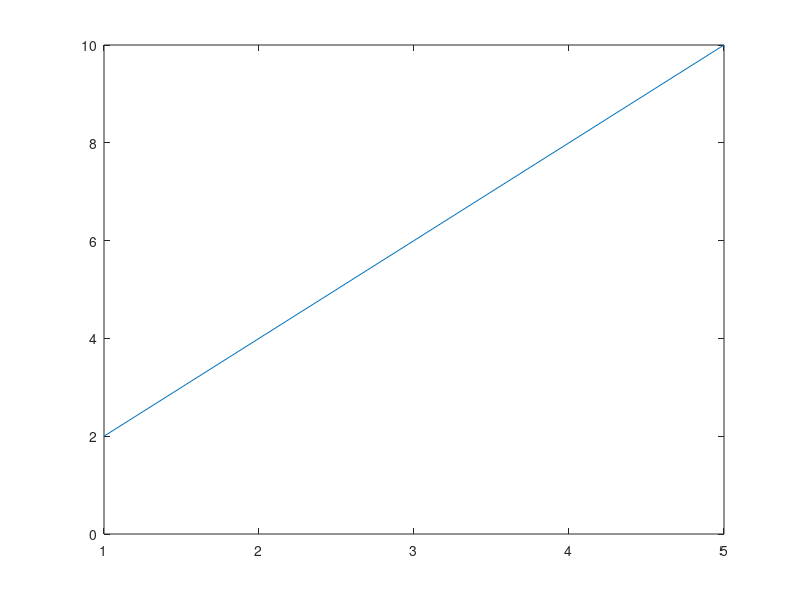

MATLAB code to generate this figure:
clear all, close all, clc;

function y = grange(x,x_i,y_i)
  y = 0;
  n = size(x_i ,2)
  m = size(x,2)

  % Creo una matriz de unos de n filas por m columnas
  matrix = ones(n,m)

  % Recorro la matriz hasta los n+1 puntos
  for i=1:n
    for j=1:n
    % Verifico que no esté en la misma posición para no tener una indeterminacion
      if (i~=j)
        % Hago la operacion en el numerador a x le resto l posicion j
        %  En el denominador resto la posicion i menos la j
        % Ese resultado lo multiplico por la siguiente iteración
        matrix (i,:) = matrix (i,:).* ( x - x_i(j) ) / ( x_i(i) - x_i(j) );
      end
    end
  end

  % Ese valor que obtuve de la multiplicacionde las fracciones lo multiplico por el vector de las y
  % y lo acumulo en y que será mi funcion evaluada
  for i=1:n
    y = y + ( y_i(i) * matrix (i,:) );
  end
end

% n + 1 puntos conocidos
x = [2,3,5];
y = [4,6,10];

xx = 1:5;
yy = grange(xx,x,y);
yy;
plot(xx,yy)
